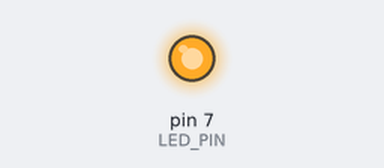
This sketch was run on a simulated Arduino Uno, built with avr-gcc and run on an emulated ATmega328P. On the bench: output pins drawn as LEDs (lit = HIGH). At 2.0 s the program stops and its outputs stay as they are.

Above: at 0.1 s.
At 2.1 s:
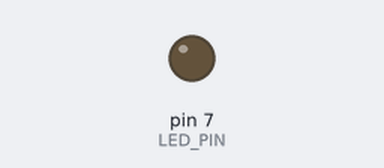
Timing chart, 0 to 3.5 s (numbered marks = the images above):
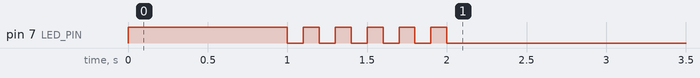

The sketch:

05_practice_2.ino
```cpp
const int LED_PIN = 7;

void setup() {
  // LED_PIN을 출력 모드로 설정
  pinMode(LED_PIN, OUTPUT);

  // 1초 동안 LED 켜기
  digitalWrite(LED_PIN, HIGH);  // LED 켜기
  delay(1000);  // 1초 대기

  // 다음 1초 동안 5회 깜빡이기
  for (int i = 0; i < 5; i++) {
    digitalWrite(LED_PIN, LOW);
    delay(100);
    digitalWrite(LED_PIN, HIGH);
    delay(100);
  }

  // LED 끄기
  digitalWrite(LED_PIN, LOW);
}

void loop() {

  while (true) {

  }
}
```
